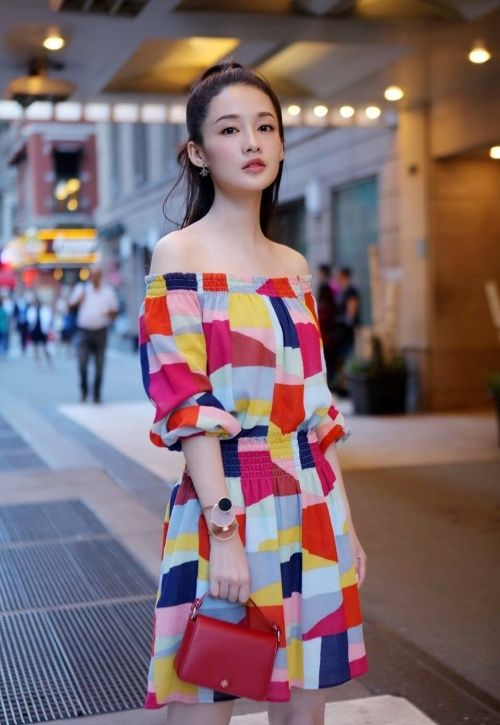
#> input picture cv/traditional_method/data/liqin.jpg, 500 x 725 px
$ python sift_demo.py
#> lines starting #> are read from the running program, lines starting #| are printed output that depends on the picture
#!/usr/bin/env python
# -*- coding: utf-8 -*-
# @Authon   :buf
# @Email    :niuxinzan@cennavi.com.cn
# @File     :sift_demo.py
# Created by iFantastic on 2020/10/23
# https://www.cnblogs.com/SakuraYuki/p/13341480.html
#（注意，现仅个别opencv版本支持开源免费的SIFT、SURF算法函数，如3.4.2.16）
import cv2
import numpy as np

img = cv2.imread('data/liqin.jpg')
#> img is the input picture: shape (725, 500, 3); mean B, G, R 110.6, 105.7, 126.4
gray = cv2.cvtColor(img, cv2.COLOR_BGR2GRAY)
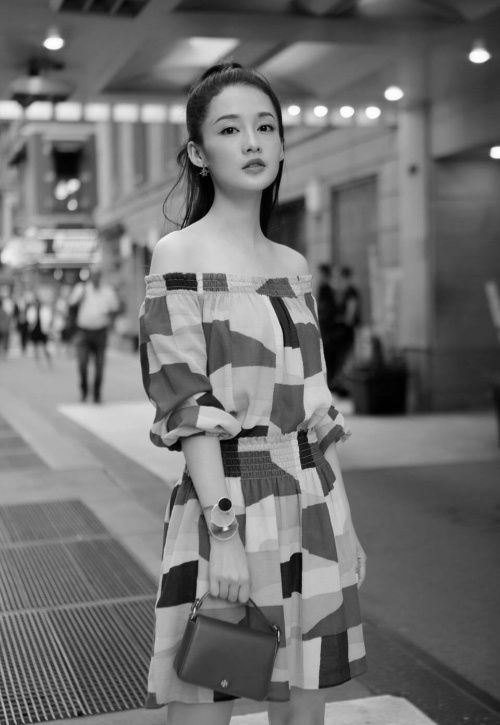
#> gray: shape (725, 500); min 0, max 255, mean 112.5
sift = cv2.xfeatures2d.SIFT_create()

kp = sift.detect(gray, None)  # 找到关键点
#> kp = 2077 keypoints; strongest (x, y, size): (53, 43, 11.1), (225, 504, 8.3), (393, 94, 10.2), (180, 281, 15.2)

img = cv2.drawKeypoints(gray, kp, img)  # 绘制关键点
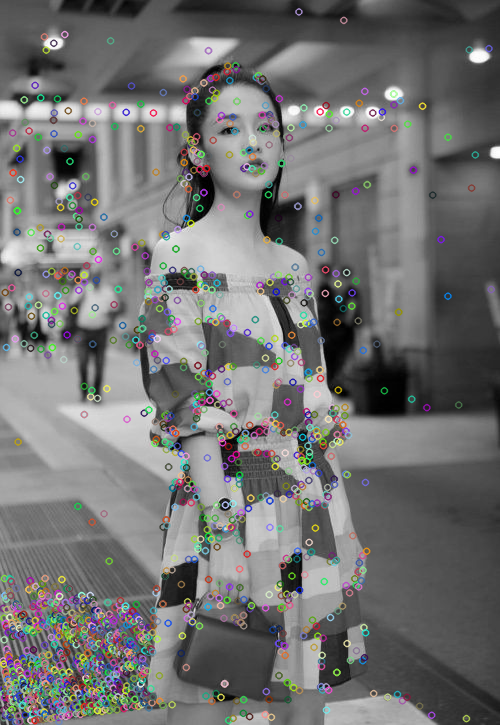
#> img: shape (725, 500, 3); mean B, G, R 114, 114.3, 114.3

cv2.imshow('sp', img)
cv2.waitKey(0)
